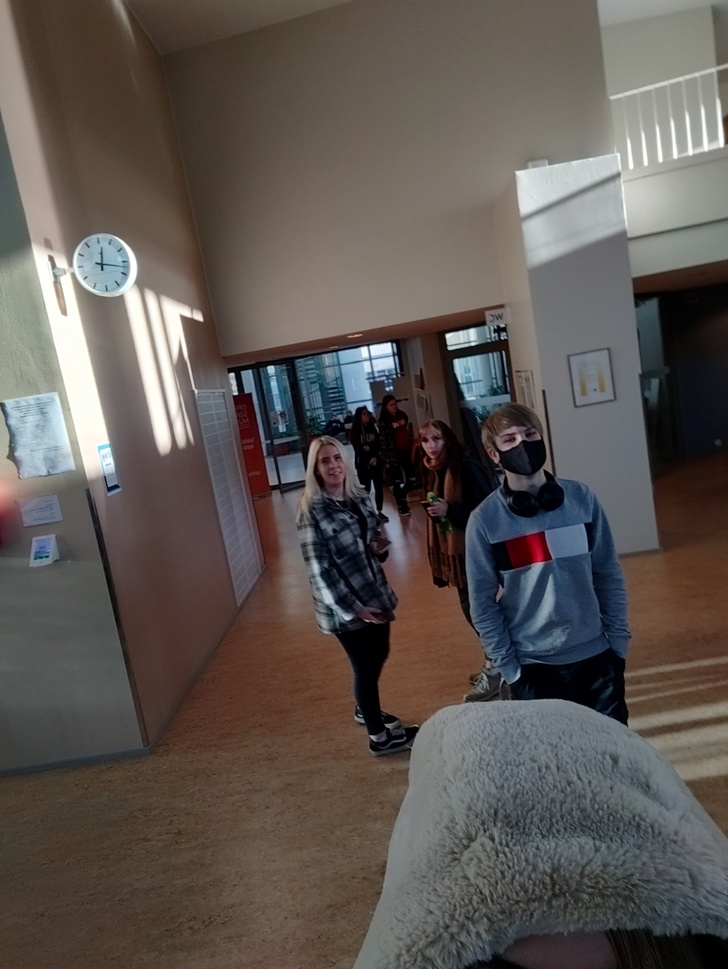
#> input picture photos/grupeMask.jpg, 728 x 969 px, shrunk from 1567 x 2086 before the run, found by its file name
$ python faceDetection.py
#> lines starting #> are read from the running program, lines starting #| are printed output that depends on the picture; after the words box and inside, x2 and y2 are one past the last pixel; in counts of white or black regions, pixels touching at a corner belong together
import cv2 as cv

img = cv.imread('photos/grupemask.jpg')
#> img is the input picture: shape (969, 728, 3); mean B, G, R 82.2, 86.5, 93.5
cv.imshow('original img', img)

gray = cv.cvtColor(img, cv.COLOR_BGR2GRAY)
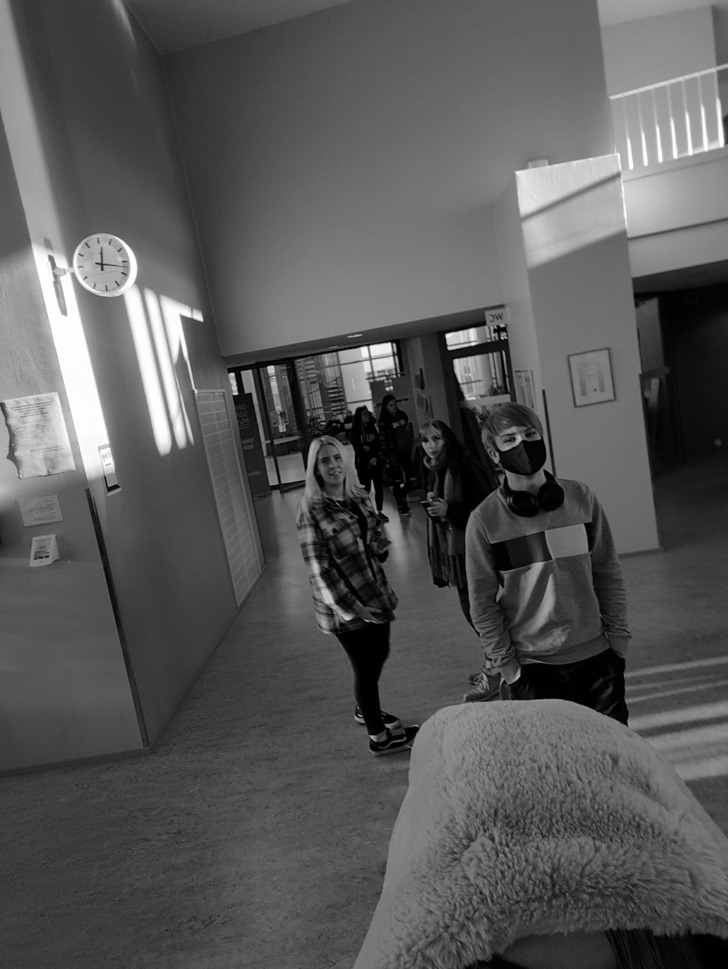
#> gray: shape (969, 728); min 0, max 255, mean 88.2
# cv.imshow('gray', gray)

haarCascade = cv.CascadeClassifier('haar_face.xml')

facesRect = haarCascade.detectMultiScale(gray, scaleFactor = 1.1, minNeighbors = 4)
#> facesRect = [[312, 444, 38, 38], [605, 532, 67, 67]]

print(f'number of faces found = {len(facesRect)}')
#| number of faces found = 2

for (x,y,w,h) in facesRect:
    cv.rectangle(img, (x,y), (x+w, y+h), (0,255,0), thickness=2)
#> this loop made 2 passes
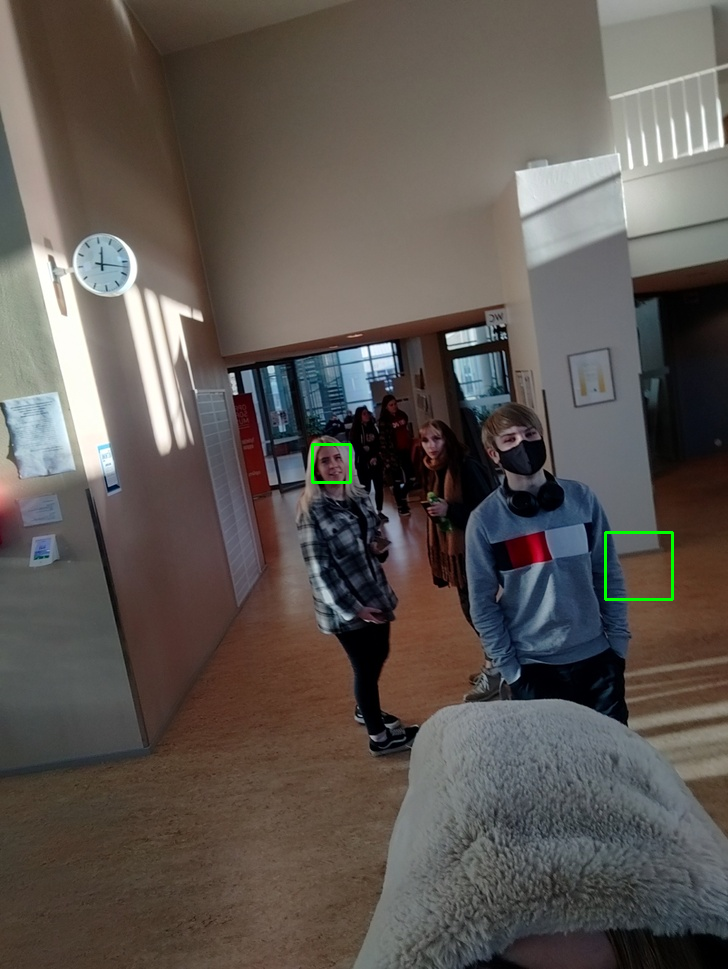
#> img: shape (969, 728, 3); 0.18% of pixels changed, all inside (x1, y1, x2, y2) = (311, 443, 674, 601)

cv.imshow('detected faces', img)

cv.waitKey(0)
